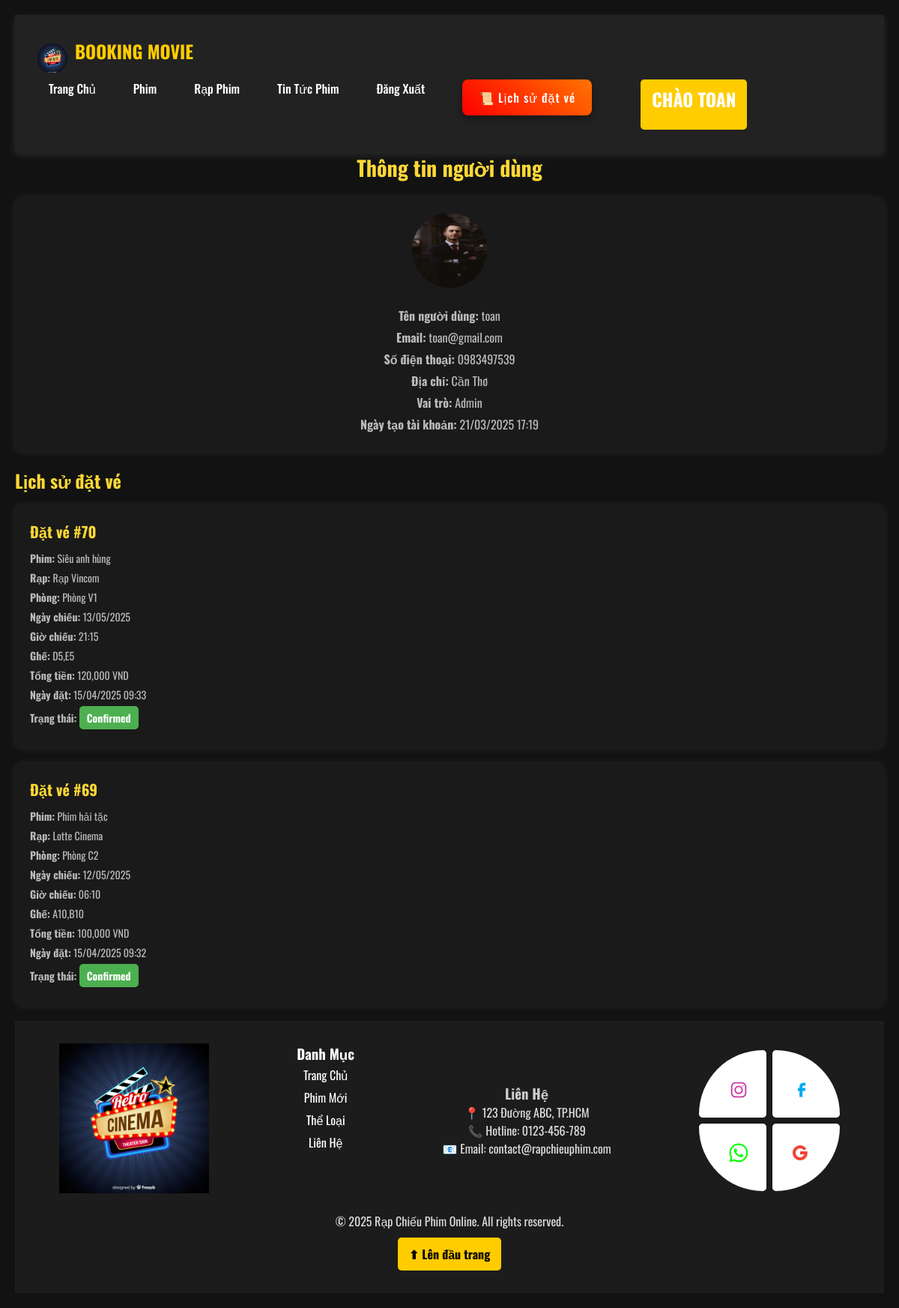
/user.php?controller=booking&action=userProfile (signed in), run on the app's committed database.
### tables this page shows
CREATE TABLE `users` (
  `id` int NOT NULL,
  `username` varchar(50) NOT NULL,
  `phone` varchar(15) DEFAULT NULL,
  `email` varchar(255) NOT NULL,
  `password` varchar(255) NOT NULL,
  `address` varchar(255) DEFAULT NULL,
  `image` varchar(100) DEFAULT NULL,
  `role` enum('user','admin') NOT NULL DEFAULT 'user',
  `created_at` datetime DEFAULT CURRENT_TIMESTAMP
);

CREATE TABLE `bookings` (
  `id` int NOT NULL,
  `user_id` int NOT NULL,
  `showtime_id` int NOT NULL,
  `total_price` decimal(8,2) NOT NULL,
  `booking_time` datetime DEFAULT CURRENT_TIMESTAMP,
  `status` enum('pending','confirmed','cancelled') NOT NULL DEFAULT 'pending',
  `promotion_id` int DEFAULT NULL
);

CREATE TABLE `movies` (
  `id` int NOT NULL,
  `title` varchar(255) NOT NULL,
  `description` text,
  `duration` int NOT NULL,
  `release_date` date NOT NULL,
  `trailer_path` varchar(100) DEFAULT NULL,
  `poster_path` varchar(100) DEFAULT NULL,
  `view` int DEFAULT '0',
  `created_at` datetime DEFAULT CURRENT_TIMESTAMP,
  `director` varchar(255) DEFAULT NULL
);

CREATE TABLE `theaters` (
  `id` int NOT NULL,
  `name` varchar(100) NOT NULL,
  `address` varchar(255) NOT NULL,
  `capacity` int NOT NULL
);

CREATE TABLE `rooms` (
  `id` int NOT NULL,
  `theater_id` int NOT NULL,
  `name` varchar(50) NOT NULL,
  `capacity` int NOT NULL,
  `rows` int NOT NULL,
  `columns` int NOT NULL
);

CREATE TABLE `showtimes` (
  `id` int NOT NULL,
  `movie_id` int NOT NULL,
  `theater_id` int NOT NULL,
  `room_id` int NOT NULL,
  `start_time` datetime NOT NULL,
  `price` decimal(8,2) NOT NULL,
  `available_seats` int NOT NULL,
  `end_time` datetime NOT NULL
);

### config/database.php (called while the page is built, shortened)
<?php
class Database
{
    private $host = "localhost";
    private $dbname = "table_movie";
    private $username = "root";
    private $password = "";
    public function getConnection()
    {
        try {
            $this->conn = new PDO("mysql:host=$this->host;dbname=$this->dbname", $this->username, $this->password);
            $this->conn->setAttribute(PDO::ATTR_ERRMODE, PDO::ERRMODE_EXCEPTION);
            return $this->conn;
        } catch (PDOException $e) {
            echo "Connection failed: " . $e->getMessage();
        }
    }
}
?>

### views/user/home/user_profile.php (the view, shortened to what this page needs)
<!DOCTYPE html>
<html>
<head>
</head>
<body>
        <h1>Thông tin người dùng</h1>
        <div class="user-info">
                <?php if ($user['image'] && file_exists($user['image'])): ?>
                        <img src="<?php echo htmlspecialchars($user['image']); ?>" alt="Ảnh đại diện">
                <?php else: ?>
                        <img src="public/images/default_user.png" alt="Ảnh đại diện mặc định">
                <?php endif; ?>
                <p><strong>Tên người dùng:</strong> <?php echo htmlspecialchars($user['username']); ?></p>
                <p><strong>Email:</strong> <?php echo htmlspecialchars($user['email']); ?></p>
                <p><strong>Số điện thoại:</strong> <?php echo htmlspecialchars($user['phone'] ?? 'Chưa cập nhật'); ?>
                </p>
                <p><strong>Địa chỉ:</strong> <?php echo htmlspecialchars($user['address'] ?? 'Chưa cập nhật'); ?></p>
                <p><strong>Vai trò:</strong> <?php echo htmlspecialchars(ucfirst($user['role'])); ?></p>
                <p><strong>Ngày tạo tài khoản:</strong> <?php echo date('d/m/Y H:i', strtotime($user['created_at'])); ?>
                </p>
        </div>
        <h2>Lịch sử đặt vé</h2>
        <?php if (empty($bookings)): ?>
                <p>Bạn chưa có lịch sử đặt vé nào.</p>
        <?php else: ?>
                <?php foreach ($bookings as $booking): ?>
                        <div class="booking">
                                <h3>Đặt vé #<?php echo htmlspecialchars($booking['booking_id']); ?></h3>
                                <p><strong>Phim:</strong> <?php echo htmlspecialchars($booking['movie_title']); ?></p>
                                <p><strong>Rạp:</strong> <?php echo htmlspecialchars($booking['theater_name']); ?></p>
                                <p><strong>Phòng:</strong> <?php echo htmlspecialchars($booking['room_name']); ?></p>
                                <p><strong>Ngày chiếu:</strong> <?php echo date('d/m/Y', strtotime($booking['start_time'])); ?></p>
                                <p><strong>Giờ chiếu:</strong> <?php echo date('H:i', strtotime($booking['start_time'])); ?></p>
                                <p><strong>Ghế:</strong> <?php echo htmlspecialchars($booking['seats']); ?></p>
                                <p><strong>Tổng tiền:</strong> <?php echo number_format($booking['total_price'], 0); ?> VND</p>
                                <p><strong>Ngày đặt:</strong> <?php echo date('d/m/Y H:i', strtotime($booking['booking_time'])); ?></p>
                                <p><strong>Trạng thái:</strong>
                                        <span class="status <?php echo htmlspecialchars($booking['booking_status']); ?>">
                                                <?php echo htmlspecialchars(ucfirst($booking['booking_status'])); ?>
                                        </span>
                                </p>
                        </div>
                <?php endforeach; ?>
        <?php endif; ?>
</body>
</html>

### public/css/user/home.css (style rules this page uses)
* { margin: 0; padding: 0; box-sizing: border-box; font-family: Arial, sans-serif; scroll-behavior: smooth; }
body { background-color: #121212; color: white; position: relative; }

### public/css/user/detail.css (style rules this page uses)
* { margin: 0; padding: 0; box-sizing: border-box; font-family: 'Oswald', sans-serif; }

### views/user/home/user_profile.php (style rules this page uses)
body { background-color: #121212; color: #fff; font-family: Arial, sans-serif; padding: 20px; }
h1 { font-size: 28px; font-weight: bold; color: #fdd835; text-align: center; margin-bottom: 20px; }
.user-info { background: #1a1a1a; padding: 20px; border-radius: 10px; margin-bottom: 20px; box-shadow: 0px 0px 10px rgba(255, 255, 255, 0.1); text-align: center; }
.user-info img { width: 100px; height: 100px; border-radius: 50%; margin-bottom: 15px; }
.user-info p { font-size: 16px; color: #bbb; margin: 5px 0; }
h2 { font-size: 24px; font-weight: bold; color: #fdd835; margin-bottom: 15px; }
p { font-size: 16px; color: #ddd; text-align: center; }
.booking { background: #1a1a1a; padding: 20px; border-radius: 10px; margin-bottom: 20px; box-shadow: 0px 0px 10px rgba(255, 255, 255, 0.1); }
.booking h3 { font-size: 20px; font-weight: bold; color: #fdd835; margin-bottom: 10px; }
.booking p { font-size: 14px; color: #bbb; margin: 5px 0; text-align: left; }
.booking .status { font-weight: bold; padding: 5px 10px; border-radius: 5px; display: inline-block; }
.booking .status.confirmed { background-color: #4caf50; color: #fff; }

### data on the page
users: image (picture), username "toan", email "toan@gmail.com", phone "0983497539", address "Cần Thơ", role "Admin", created_at "21/03/2025 17:19"
bookings: id "70", movies.title "Siêu anh hùng", theaters.name "Rạp Vincom", rooms.name "Phòng V1", showtime.start_time "13/05/2025", showtime.start_time "21:15", seats "D5,E5", total_price "120,000", booking_time "15/04/2025 09:33", status "Confirmed"
bookings: id "69", movies.title "Phim hải tặc", theaters.name "Lotte Cinema", rooms.name "Phòng C2", showtime.start_time "12/05/2025", showtime.start_time "06:10", seats "A10,B10", total_price "100,000", booking_time "15/04/2025 09:32", status "Confirmed"

### other printed values
$_SESSION['username'] "TOAN"
